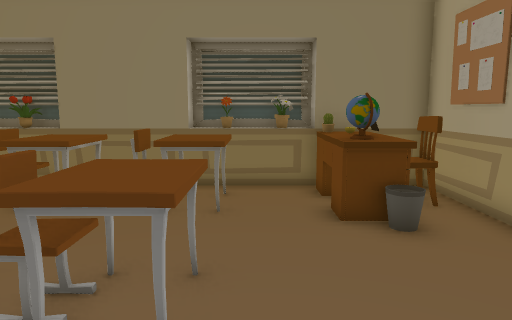
[1] (above)

12 first-person views from a walk through a Unity game level. The camera is 1.2 m above the floor, tilts 8° down and sees 70° across. The floor is counted in squares, 0.5 m on a side. Each view is taken from the middle of a square. On the plan, view 1 faces up. The plan holds only what a view shows up to about 20 squares ahead; the rest is blank. The player is left out. Some animated figures are not drawn. Some surface patterns are stand-ins.

[2]
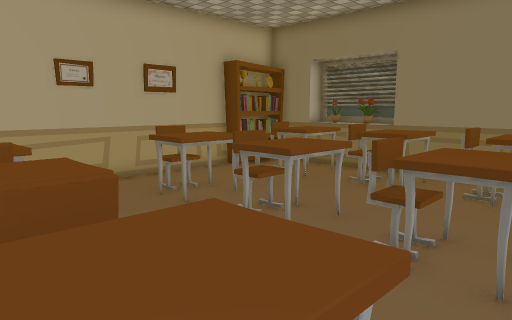

[3]
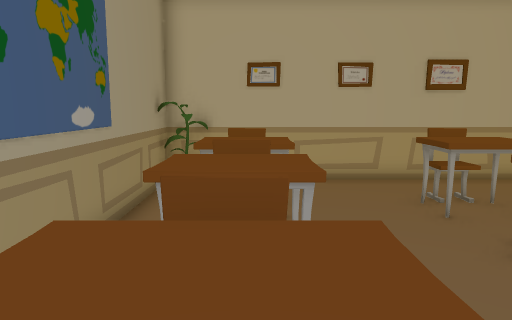

[4]
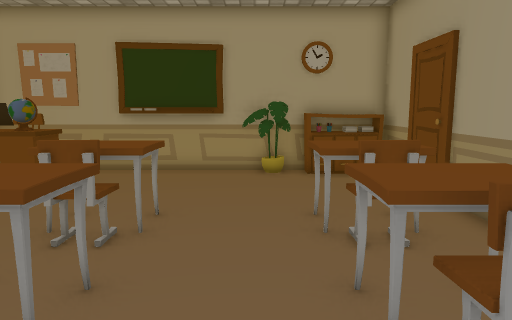

[5]
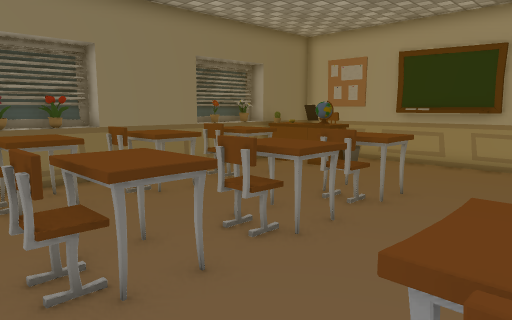

[6]
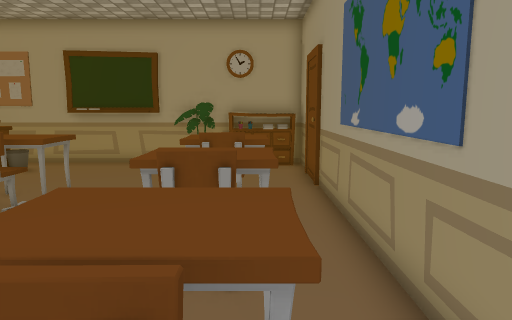

[7]
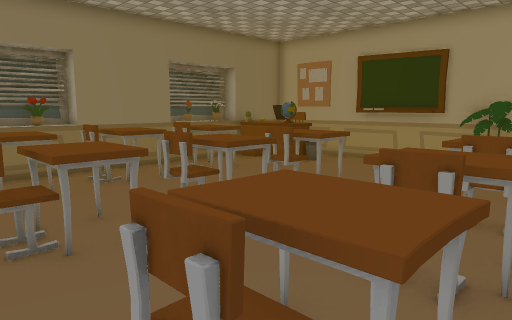

[8]
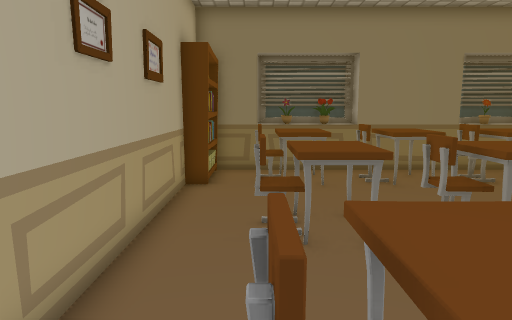

[9]
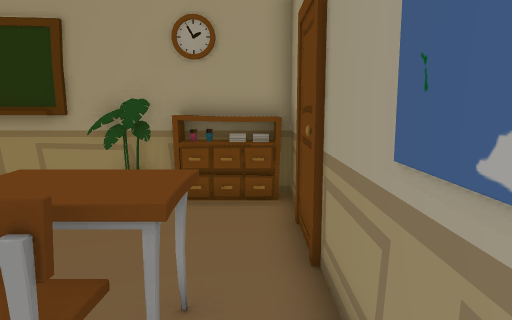

[10]
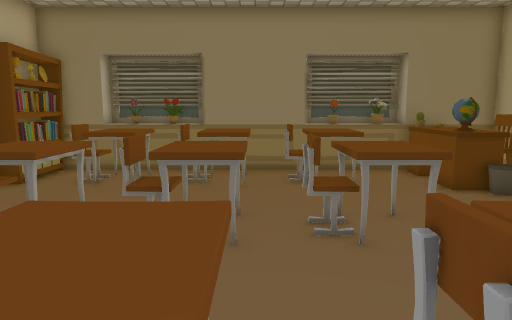

[11]
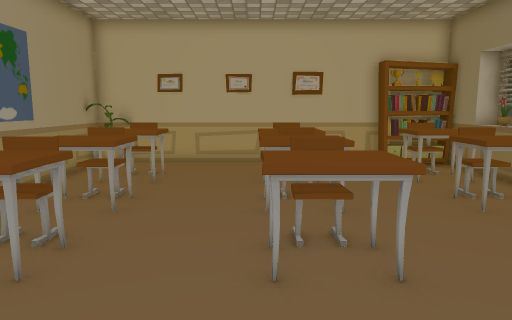

[12]
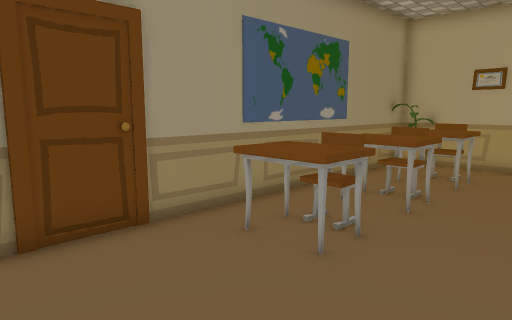

### Floor plan
Key: @ floor where view 1 was taken; # wall or solid block; x gap in a wall; . floor; = window, fence, low wall or low ledge; ^ raised ledge; P plant; C chair; B bookshelf; O other object.
Columns run from 12 left of view 1 to 5 right of it. Each row starts with its distance up from view 1.
 12   #####   #####
 11 BB#=^^^^^^^===P^^^
 10 BBC^^^C^^C^^..^CC^
  9 BBC^^.C^^C^^..^#CO
  8 B..^^..^..^^..OO.O
  7 #.............  .#
  6 #................#
  5 #.C^^.^^^C^^.....#
  4 #.C^^xC^^C^^.....#
  3 #..^^.=^=.^^.....#
  2 #................#
  1 #................#
  0 #..^^..^..^^@....#
 -1 #.C^^.C^^C^^....OO
 -2 #.C^^.C^^C^^....OO
 -3 #...............OO
 -4 ##################

Positions as (right, up) in squares from view 1, and headings:
1: (0, 0), facing up
2: (0, -2), facing up-left
3: (0, -1), facing left
4: (-9, 1), facing right
5: (-11, -1), facing up-right
6: (-11, -2), facing right
7: (-11, -3), facing up-right
8: (-10, -3), facing up
9: (-5, -3), facing right
10: (-4, -3), facing up
11: (4, 3), facing left
12: (4, 3), facing down-left
